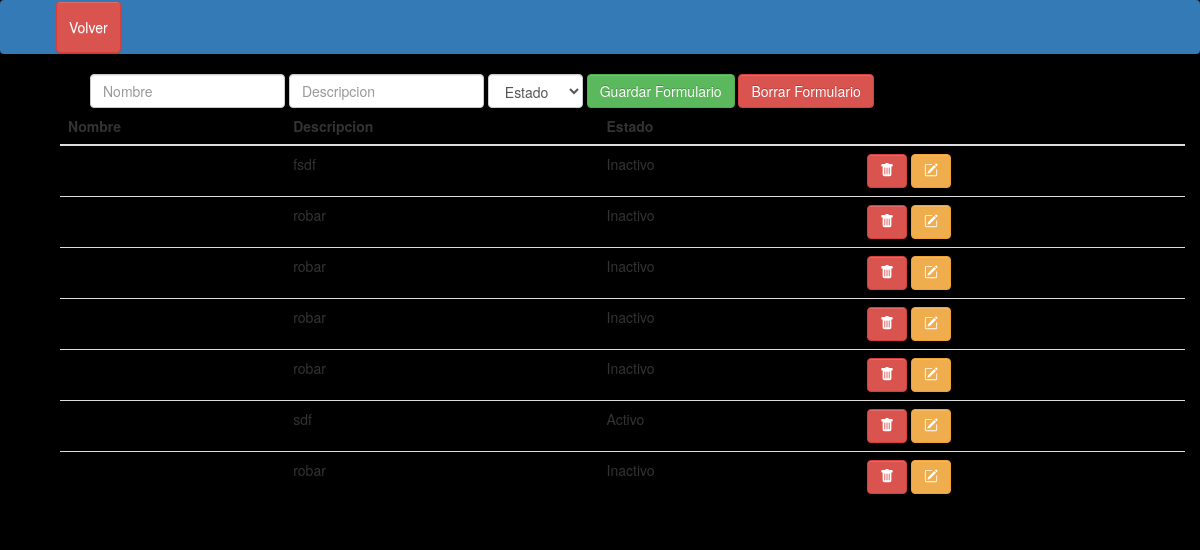
The page /AdminView/AdmPuestos/HomePuestos.php on the database its author committed.
### tables this page shows
CREATE TABLE `puesto_electivo` (
  `puestoid` int(11) NOT NULL,
  `nombrepu` varchar(100) NOT NULL,
  `descripcion` varchar(500) NOT NULL,
  `estado` tinyint(1) NOT NULL
);

### Data/DataBase.php (called while the page is built)
<?php
    class DB{
        public $server;
        public $username;
        public $password;
        public $database;
        public function __construct(){
            $this->server = 'localhost';
            $this->username = 'root';
            $this->password = '';
            $this->database = 'elecciones';
        }
        function connect(){
            try{
                $conn = new PDO("mysql:host=$this->server;dbname=$this->database;", $this->username,$this->password);
                return $conn;
            }
            catch(PDOException $e){
                die('Connected failed '.$e->getMessage());
            }
        }
}
?>

### AdminView/AdmPuestos/HomePuestos.php (the view, shortened to what this page needs)
<?php
require_once '../../Data/DataBase.php';
    $db = new DB();
    $query = "SELECT * FROM puesto_electivo";
    $result = $db->connect()->query($query);
?>
<!DOCTYPE html>
<html lang="en">
<head>
    <link rel="stylesheet" href="../../css/bootstrap-theme.min.css"/>
        <link rel="stylesheet" href="../../css/bootstrap.min.css"/>
        <link rel="stylesheet" href="../../Design/design.css"/>
</head>
<body>
<header>
    <nav class="navbar navbar-dark bg-primary">
    <div class="collapse navbar-collapse" id="navbarText">
        <ul class="navbar-nav mr-auto" style="list-style-type: none">
         <li class="nav-item active">
          <a href="../AdminHome.php" class="btn btn-danger"><span>Volver</span></a>
         </li>
        </ul>
    </nav>
  </header>
<div class="container">
    <div class="row">
        <form action="AddPuestos.php" method="post" class="form-inline">
            <div class="form-group row">
                <input class="form-control" type="text" placeholder="Nombre" name="nombre" />
                <input class="form-control" type="text" placeholder="Descripcion" name="descripcion" />
                <select class="form-control" name="estado">
                    <option value="" style="display: none;">Estado</option>
                </select>
                <button type="submit" class="btn btn-success">Guardar Formulario</button>
                <button type="reset" value="Clear" class="btn btn-danger">Borrar Formulario</button>
            </div>
        </form>
    </div>
      <div class="row table-responsive">
        <table class="table table-hover">
            <thead class="thead-light">
                <th>Nombre</th>
                <th>Descripcion</th>
                <th>Estado</th>
                <th></th>
                <th></th>
            </thead>
            <tbody>
<?php
    if( $result->rowCount() > 0) {
        while($row = $result->fetch()) {
        echo "<tr>";
        echo "<td>".$row['nombre']."</td>";
        echo "<td>".$row['descripcion']."</td>";
        if ($row['estado'] == 1) {
            echo "<td>Activo<td>";
        }else {
            echo "<td>Inactivo<td>";
        }
        echo "<td><a href='DeletePuestos.php?id=".$row['puestoid']."' class='btn btn-danger'>
        <svg width='1em' height='1em' viewBox='0 0 16 16' class='bi bi-trash-fill' fill='currentColor' xmlns='http://www.w3.org/2000/svg'>
            <path fill-rule='evenodd' d='M2.5 1a1 1 0 0 0-1 1v1a1 1 0 0 0 1 1H3v9a2 2 0 0 0 2 2h6a2 2 0 0 0 2-2V4h.5a1 1 0 0 0 1-1V2a1 1 0 0 0-1-1H10a1 1 0 0 0-1-1H7a1 1 0 0 0-1 1H2.5zm3 4a.5.5 0 0 1 .5.5v7a.5.5 0 0 1-1 0v-7a.5.5 0 0 1 .5-.5zM8 5a.5.5 0 0 1 .5.5v7a.5.5 0 0 1-1 0v-7A.5.5 0 0 1 8 5zm3 .5a.5.5 0 0 0-1 0v7a.5.5 0 0 0 1 0v-7z'/>
        </svg>
        </a>
        <a href='UpdatePuestos.php?id=".$row['puestoid']."' class='btn btn-warning'>
        <svg width='1em' height='1em' viewBox='0 0 16 16' class='bi bi-pencil-square' fill='currentColor' xmlns='http://www.w3.org/2000/svg'>
            <path d='M15.502 1.94a.5.5 0 0 1 0 .706L14.459 3.69l-2-2L13.502.646a.5.5 0 0 1 .707 0l1.293 1.293zm-1.75 2.456l-2-2L4.939 9.21a.5.5 0 0 0-.121.196l-.805 2.414a.25.25 0 0 0 .316.316l2.414-.805a.5.5 0 0 0 .196-.12l6.813-6.814z'/>
            <path fill-rule='evenodd' d='M1 13.5A1.5 1.5 0 0 0 2.5 15h11a1.5 1.5 0 0 0 1.5-1.5v-6a.5.5 0 0 0-1 0v6a.5.5 0 0 1-.5.5h-11a.5.5 0 0 1-.5-.5v-11a.5.5 0 0 1 .5-.5H9a.5.5 0 0 0 0-1H2.5A1.5 1.5 0 0 0 1 2.5v11z'/>
        </svg>
        </a>
        </td>";
        echo "</tr>";
    }
}
else
{
    echo "<tr><td colspan='10'>No tenemos ninguna informacion</td></tr>";
}
?>
            </tbody>
        </table>
    </div>
    </div>
</body>
</html>

### Design/design.css (style rules this page uses)
body { background:#000000; }

### AdminView/AdmPuestos/HomePuestos.php (style rules this page uses)
.row { margin-left:30px; }

### rows shown on the page
puesto_electivo: descripcion "fsdf", estado "Inactivo"
puesto_electivo: descripcion "robar", estado "Inactivo"
puesto_electivo: descripcion "robar", estado "Inactivo"
puesto_electivo: descripcion "robar", estado "Inactivo"
puesto_electivo: descripcion "robar", estado "Inactivo"
puesto_electivo: descripcion "sdf", estado "Activo"
puesto_electivo: descripcion "robar", estado "Inactivo"
